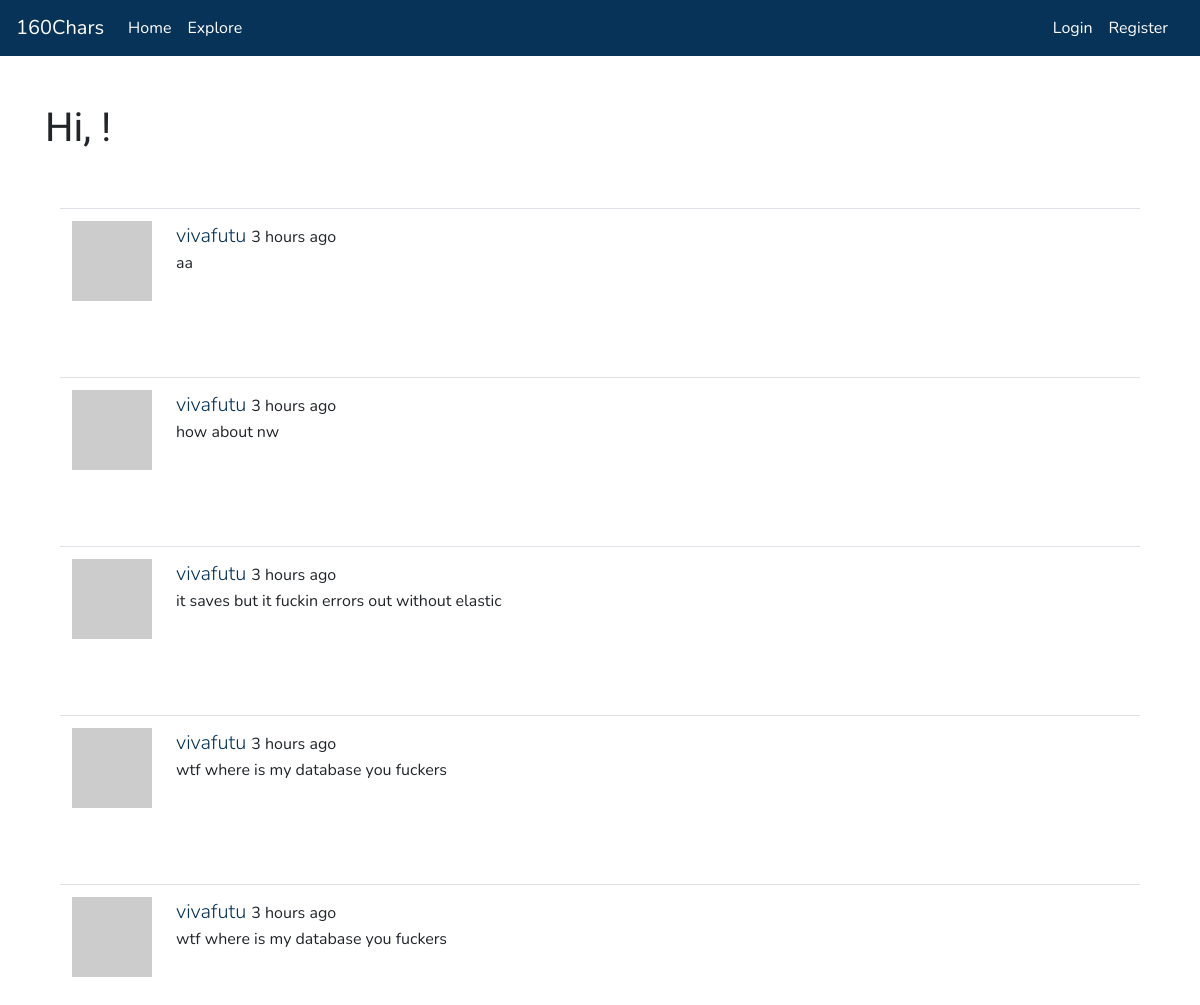
Before: /explore with the older database file.
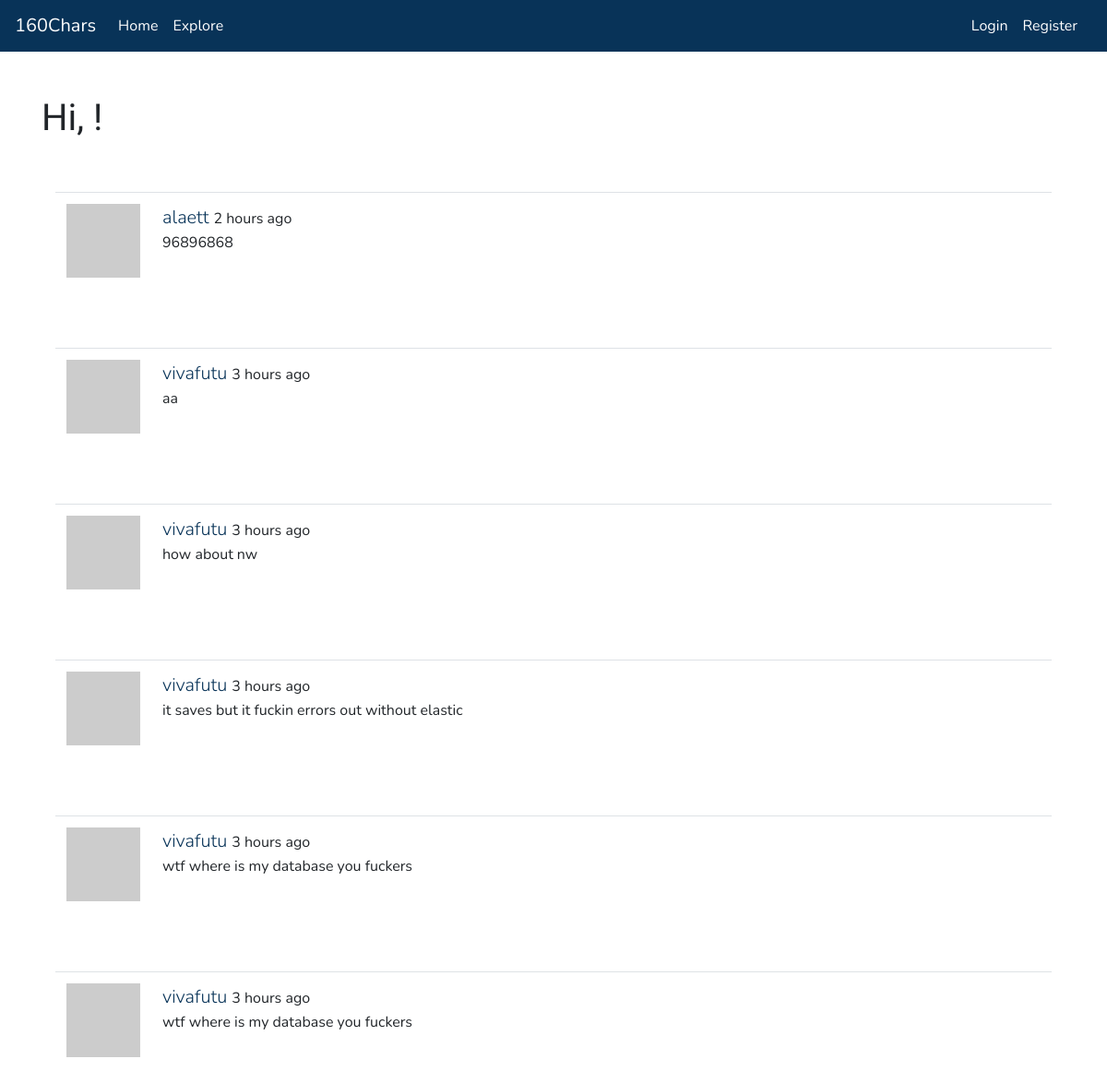
After: the same page with the newer database file.
### app/models.py (models this page shows, shortened)
class SearchableMixin(object):
    @classmethod
    def search(cls, expression, page, per_page):
        ids, total = query_index(cls.__tablename__, expression, page, per_page)
        if total == 0:
            return cls.query.filter_by(id=0), 0
        when = []
        for i in range(len(ids)):
            when.append((ids[i], i))
        return cls.query.filter(cls.id.in_(ids)).order_by(
            db.case(when, value=cls.id)), total

class Post(SearchableMixin, db.Model):
    id = db.Column(db.Integer, primary_key=True)
    body = db.Column(db.String(160))
    timestamp = db.Column(db.DateTime, index=True, default=datetime.utcnow)
    user_id = db.Column(db.Integer, db.ForeignKey('user.id'))
    __searchable__ = ['body']

class User(UserMixin, db.Model):
    id = db.Column(db.Integer, primary_key=True)
    username = db.Column(db.String(64), index=True, unique=True)
    email = db.Column(db.String(120), index=True, unique=True)
    password_hash = db.Column(db.String(128))
    posts = db.relationship('Post', backref='author', lazy='dynamic')
    about_me = db.Column(db.String(160))
    last_seen = db.Column(db.DateTime, default=datetime.utcnow)
    followed = db.relationship(
        'User', secondary=followers,
        primaryjoin=(followers.c.follower_id == id),
        secondaryjoin=(followers.c.followed_id == id),
        backref=db.backref('followers', lazy='dynamic'), lazy='dynamic')
    messages_sent = db.relationship('Message',
                                        foreign_keys='Message.sender_id',
                                        backref='author', lazy='dynamic')
    messages_received = db.relationship('Message',
                                            foreign_keys='Message.recipient_id',
                                            backref='recipient', lazy='dynamic')
    last_message_read_time = db.Column(db.DateTime)
    def avatar(self, size):
        digest = md5(self.email.lower().encode('utf-8')).hexdigest()
        return 'https://www.gravatar.com/avatar/{}?d=identicon&s={}'.format(
            digest, size)

### app/main/routes.py (the view)
@bp.route('/explore')
def explore():
    page = request.args.get('page', 1, type=int)
    posts = Post.query.order_by(Post.timestamp.desc()).paginate(
        page, current_app.config['POSTS_PER_PAGE'], False)
    next_url = url_for('main.explore', page=posts.next_num) \
        if posts.has_next else None
    prev_url = url_for('main.explore', page=posts.prev_num) \
        if posts.has_prev else None
    return render_template('index.html', posts=posts.items, title='Explore',
                            next_url=next_url, prev_url=prev_url)

### app/main/routes.py (called while the page is built)
@bp.before_app_request
def before_request():
    if current_user.is_authenticated:
        current_user.last_seen = datetime.utcnow()
        db.session.commit()
        g.search_form = SearchForm()

### app/templates/index.html (shortened to what this page needs)
{% extends "base.html" %}
{% from 'bootstrap/form.html' import render_form %}
{% block content %}
    <div class="container">
        <h1>Hi, {{ current_user.username }}!</h1>
    {% for post in posts %}
        <div class="container pt-5">
            {% include '_post.html' %}
        </div>
    {% endfor %}
    </div>
{% endblock %}

### app/templates/base.html (shortened to what this page needs)
{% from 'bootstrap/utils.html' import render_messages, render_static %}
<!doctype html>
<html lang="en">
    <head>
        {% block head %}
        {% block styles %}
            {{ bootstrap.load_css() }}
            {{ render_static('css', 'theme.css', local=True) }}
        {% endblock %}
        {% endblock %}
    </head>
<body>
    {% block navbar %}
    <nav class="navbar navbar-expand-lg navbar-dark bg-primary" id="navbar1">
        <a class="navbar-brand" href="{{ url_for('main.index') }}">160Chars</a>
            <div class="collapse navbar-collapse" id="navbarSupportedContent">
                <ul class="navbar-nav mr-auto">
                    <li class="nav-item active">
                        <a class="nav-link" href="{{ url_for('main.index') }}">Home</a>
                    </li>
                    <li class="nav-item active">
                        <a class="nav-link" href="{{ url_for('main.explore') }}">Explore</a>
                    </li>
                </ul>
                <ul class="navbar-nav mr-sm-2">
                {% if current_user.is_anonymous %}
                    <li class="nav-item active">
                        <a class="nav-link" href="{{ url_for('auth.login') }}">Login</a>
                    </li>
                    <li class="nav-item active">
                        <a class="nav-link" href="{{ url_for('auth.register') }}">Register</a>
                    </li>
                {% endif %}
                </ul>
            </div>
    </nav>
{% endblock %}
    <main class="container-fluid pt-5">
        {% block content %}{% endblock %}
    </main>
    </body>
</html>

### app/templates/_post.html (shortened to what this page needs)
<table class="table table-hover">
    <tr>
        <td width="70px">
            <a href="{{ url_for('main.user', username=post.author.username) }}">
                <img src="{{ post.author.avatar(70) }}" />
            </a>
        </td>
        <td>
            <span class="user_popup">
                <a class="lead" href="{{ url_for('main.user', username=post.author.username) }}">
                    {{ post.author.username }}
                </a>
            </span>
            {{ moment(post.timestamp).fromNow() }}
            <p>{{ post.body }}</p>
        </td>
    </tr>
</table>

Changed rows visible on the page:
added Post: author.username "alaett", timestamp "2 hours ago", body "96896868"
